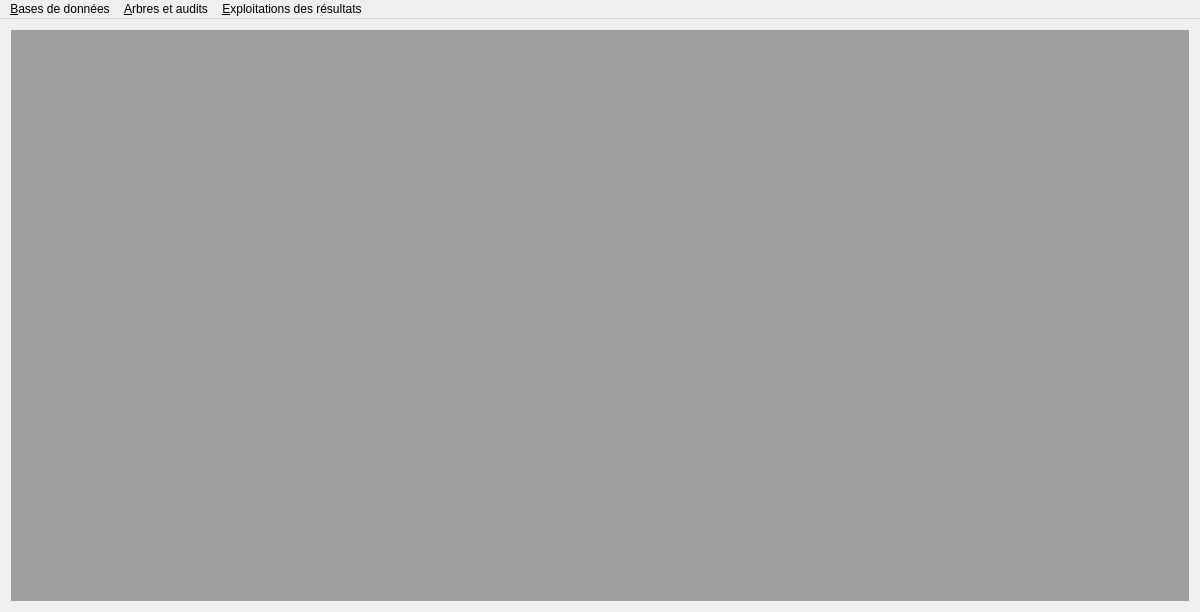
<?xml version="1.0" encoding="UTF-8"?>
<ui version="4.0">
 <class>MainWindow</class>
 <widget class="QMainWindow" name="MainWindow">
  <property name="geometry">
   <rect>
    <x>0</x>
    <y>0</y>
    <width>1200</width>
    <height>612</height>
   </rect>
  </property>
  <property name="windowTitle">
   <string>ProtonClassicSuite</string>
  </property>
  <widget class="QWidget" name="centralWidget">
   <layout class="QHBoxLayout" name="horizontalLayout">
    <item>
     <widget class="QMdiArea" name="mdiArea"/>
    </item>
   </layout>
  </widget>
  <widget class="QMenuBar" name="menuBar">
   <property name="geometry">
    <rect>
     <x>0</x>
     <y>0</y>
     <width>1200</width>
     <height>19</height>
    </rect>
   </property>
   <widget class="QMenu" name="menuBases">
    <property name="title">
     <string>&amp;Bases de données</string>
    </property>
    <addaction name="actionNewDb"/>
    <addaction name="actionOpenDb"/>
    <addaction name="actionExit"/>
   </widget>
   <widget class="QMenu" name="menuDataInput">
    <property name="title">
     <string>&amp;Arbres et audits</string>
    </property>
    <addaction name="actionManageTree"/>
    <addaction name="actionManageAudits"/>
    <addaction name="actionEditAudit"/>
    <addaction name="actionQuickAudit"/>
   </widget>
   <widget class="QMenu" name="menuExploitation">
    <property name="title">
     <string>&amp;Exploitations des résultats</string>
    </property>
    <addaction name="actionTablesGraphics"/>
    <addaction name="actionReport"/>
    <addaction name="actionRequests"/>
   </widget>
   <addaction name="menuBases"/>
   <addaction name="menuDataInput"/>
   <addaction name="menuExploitation"/>
  </widget>
  <action name="actionManageTree">
   <property name="text">
    <string>Gestion des &amp;arbres</string>
   </property>
   <property name="toolTip">
    <string>Gestion des arbres</string>
   </property>
  </action>
  <action name="actionExit">
   <property name="text">
    <string>&amp;Quitter</string>
   </property>
  </action>
  <action name="actionManageAudits">
   <property name="text">
    <string>Gestion des a&amp;udits</string>
   </property>
  </action>
  <action name="actionEditAudit">
   <property name="text">
    <string>&amp;Saisie des données</string>
   </property>
  </action>
  <action name="actionTablesGraphics">
   <property name="text">
    <string>E&amp;xplorateur d'audits</string>
   </property>
  </action>
  <action name="actionQuickAudit">
   <property name="text">
    <string>Audit rapide</string>
   </property>
  </action>
  <action name="actionReport">
   <property name="text">
    <string>Générateur de &amp;rapports</string>
   </property>
  </action>
  <action name="actionRequests">
   <property name="text">
    <string>Requêtes &amp;personnalisées</string>
   </property>
  </action>
  <action name="actionNewDb">
   <property name="text">
    <string>&amp;Nouvelle base</string>
   </property>
  </action>
  <action name="actionOpenDb">
   <property name="text">
    <string>&amp;Ouvrir base</string>
   </property>
  </action>
 </widget>
 <layoutdefault spacing="6" margin="11"/>
 <resources/>
 <connections/>
</ui>
